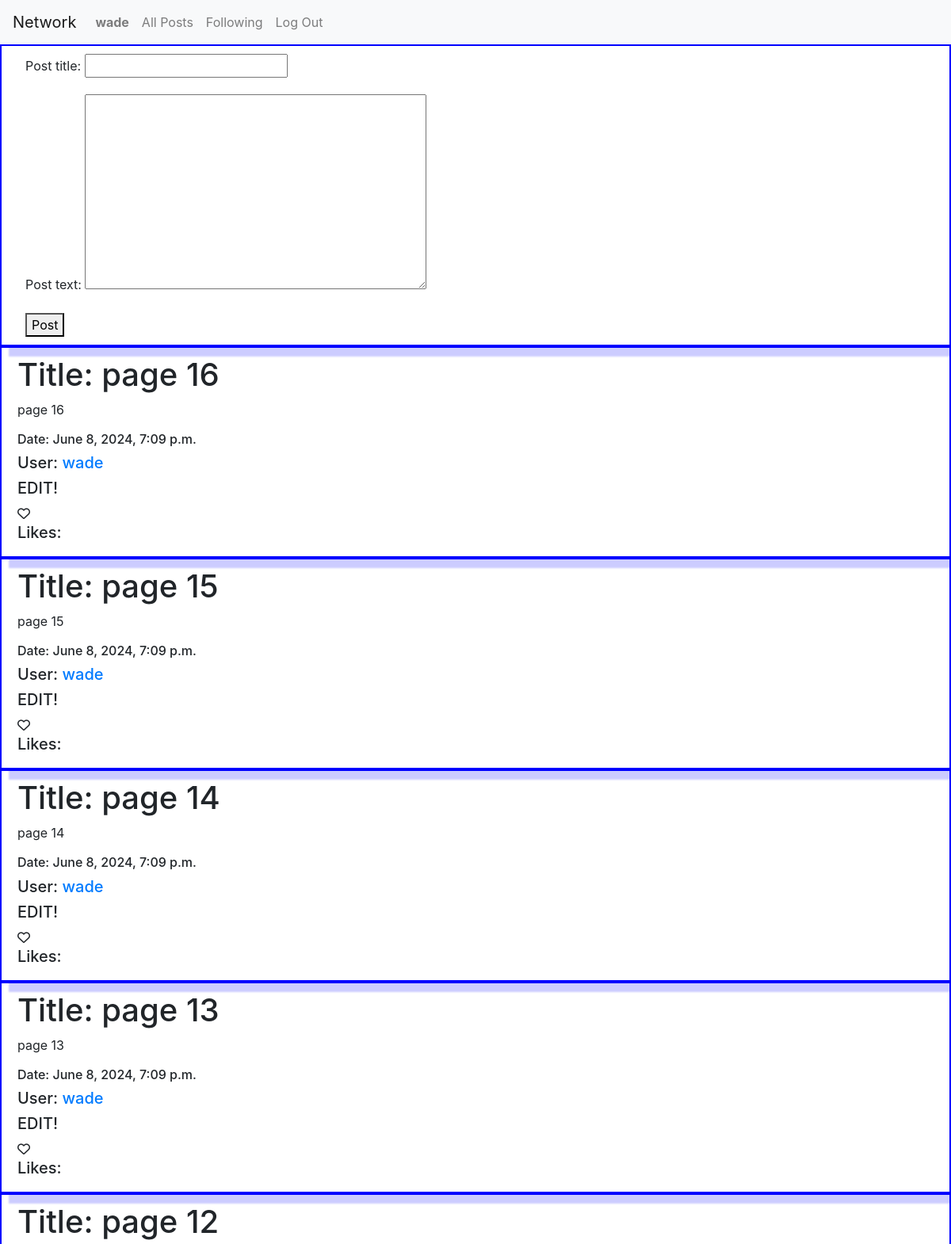
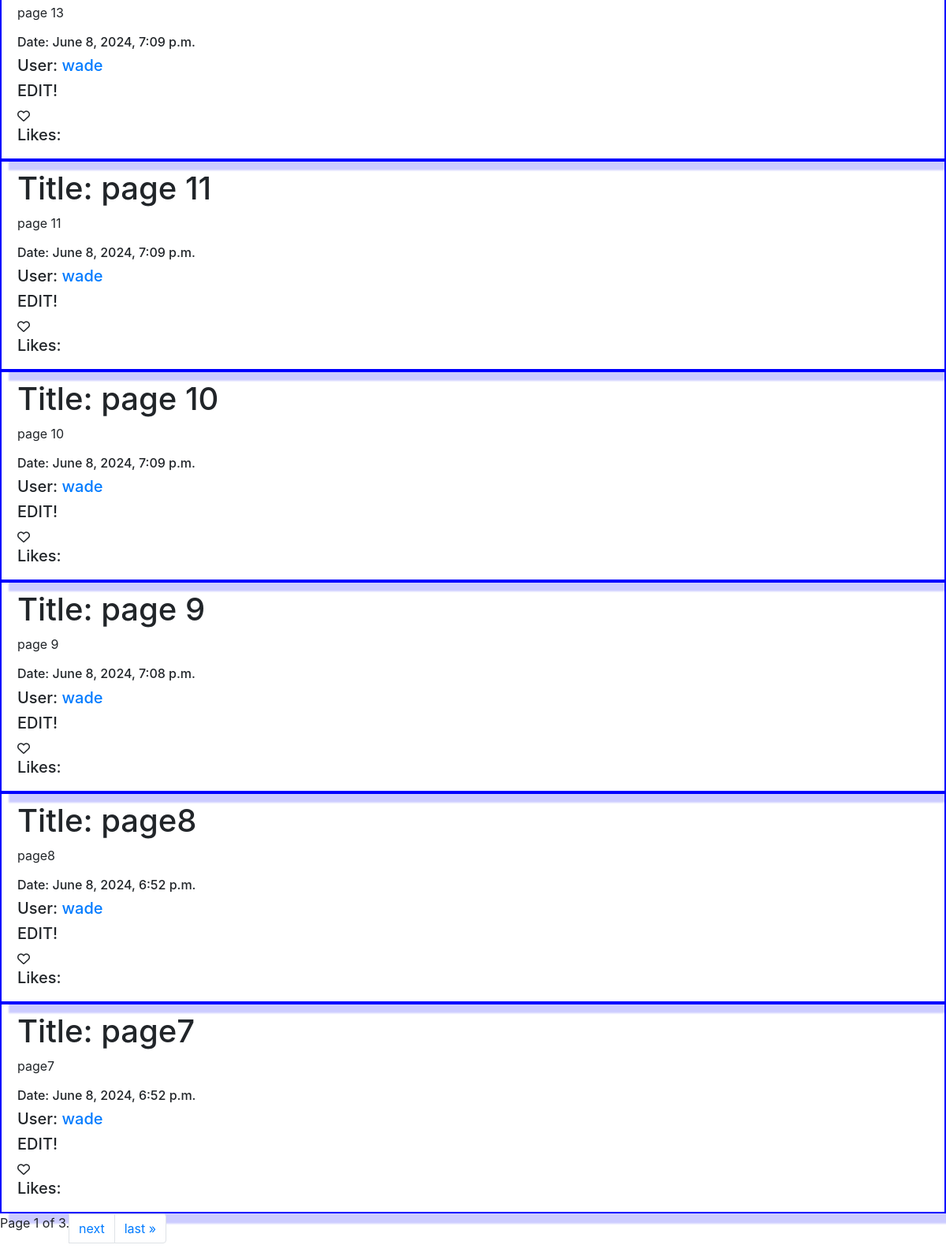
The app's page / (signed in), older data (2 pictures, top to bottom).
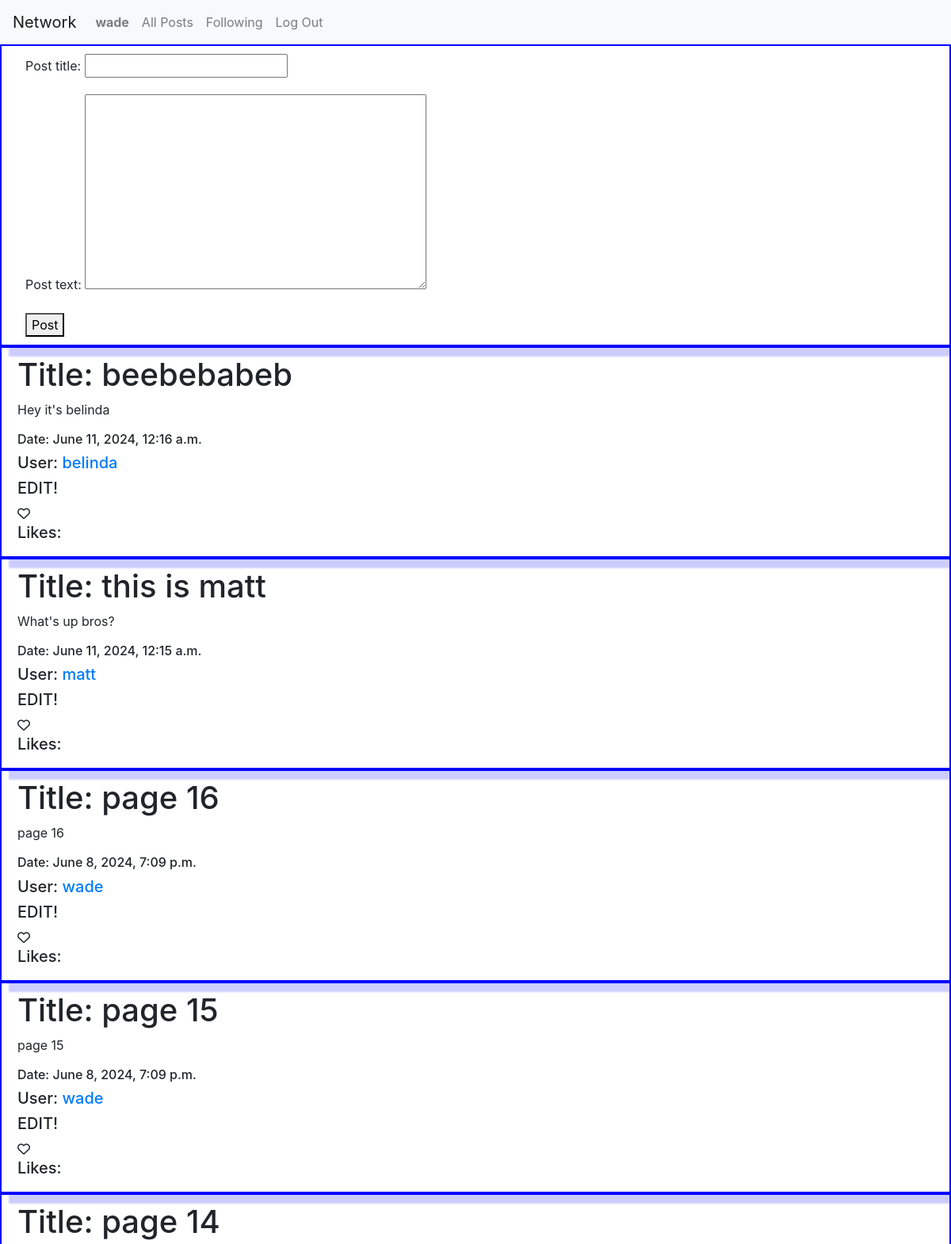
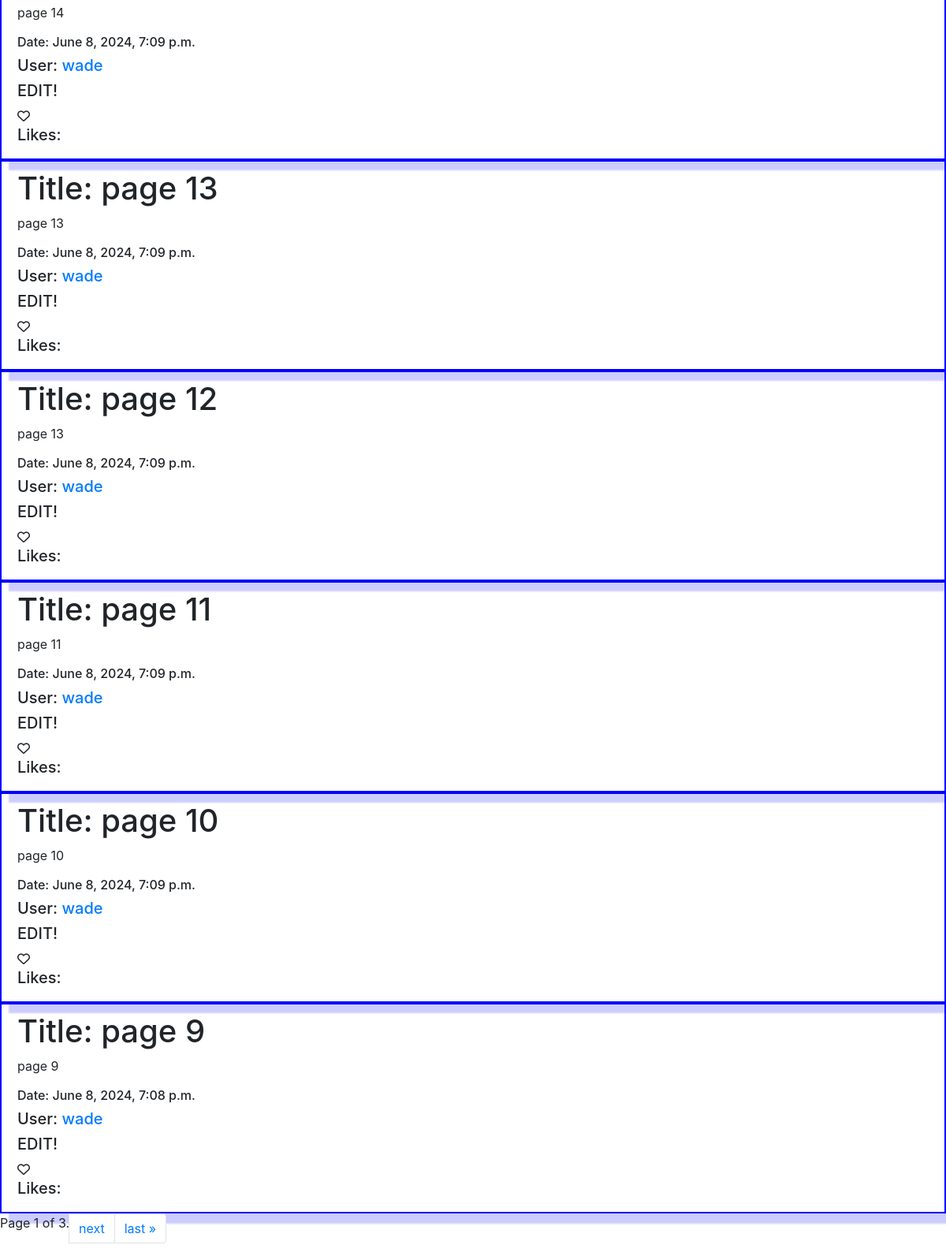
The same page, newer data (2 pictures, top to bottom).
### network/models.py (models this page shows)
class Posts(models.Model):
    post_title=models.CharField(max_length=20) #title
    post_text=models.TextField(max_length=330) #text
    likes=models.ManyToManyField(User,related_name="post_likes", blank=True) #likes, will be many users
    post_date=models.DateTimeField(auto_now_add=True) #date/time
    user=models.ForeignKey(User, related_name="post_author", on_delete=models.CASCADE) #user id foreign key

class User(AbstractUser):
    pass

### network/views.py (the view, shortened to what this page needs)
# urls.py: path("", views.index, name="index"),
@login_required(login_url='login')  #requires user to be logged in to post and view forum
def index(request):
    form1=PostForm()                  #request post form
    posts=Posts.objects.all()        # gets all posts and paginates them when returning a render of the index view
    posts=posts.order_by("-post_date") # order posts by date
    for post in posts:                     # loop through all ordered posts and add a temporary attribute of the number of likes per post
        post.likes_counts=post.likes.count()
    p=Paginator(posts,10)            # paginating
    page_number=request.GET.get('page')
    page_obj=p.get_page(page_number)
    return render(request, "network/index.html", {'form1':form1, 'page_obj':page_obj})

### network/forms.py
class PostForm(forms.ModelForm):
    class Meta:
        model = Posts
        fields = ['post_title', 'post_text']

### network/templates/network/index.html (shortened to what this page needs)
{% extends "network/layout.html" %}
{% block body %}
<form method="POST" class="wade_form">
    {{ form1.as_p }}
    <button type="submit">Post</button>
</form>
{% for page in page_obj %}
<div class="Post">
<h1>Title: {{page.post_title}}</h1>
<p>{{page.post_text}}</p>
<h6>Date: {{page.post_date}}</h6>
<h5>User: <a href="{% url 'profile' page.user.id %}">{{ page.user.username }}</a></h5>
<h5>EDIT!</h5>
<div class="heart_container">
    <i class="fa-regular fa-heart"></i>
</div>
<h5>Likes: {{page.likes_count}}</h5>
</div>
{% endfor %}
<nav aria-label="Page navigation">
    <ul class="pagination">
        {% if page_obj.paginator.num_pages > 0 %}
        <li>
        <span class="pagination">
            Page {{ page_obj.number }} of {{ page_obj.paginator.num_pages }}.
        </span>
        </li>
        {% if page_obj.has_next %}
        <li class="page-item"><a href="?page={{ page_obj.next_page_number }}" class="page-link">next</a></li>
        <li class="page-item"><a href="?page={{ page_obj.paginator.num_pages }}" class="page-link">last &raquo;</a></li>
        {% endif %}
        {% else %}
        <H1> No pages to display</H1>
        {% endif %}
    </ul>
    </nav>
{% endblock %}

Row changes from the older to the newer data that the page shows:
no longer on this page (row unchanged): Posts: post_title "page8", post_text "page8", post_date "June 8, 2024, 6:52 p.m.", user.username "wade"
no longer on this page (row unchanged): Posts: post_title "page7", post_text "page7", post_date "June 8, 2024, 6:52 p.m.", user.username "wade"
added Posts: post_title "beebebabeb", post_text "Hey it's belinda", post_date "June 11, 2024, 12:16 a.m.", user.username "belinda"
added Posts: post_title "this is matt", post_text "What's up bros?", post_date "June 11, 2024, 12:15 a.m.", user.username "matt"
